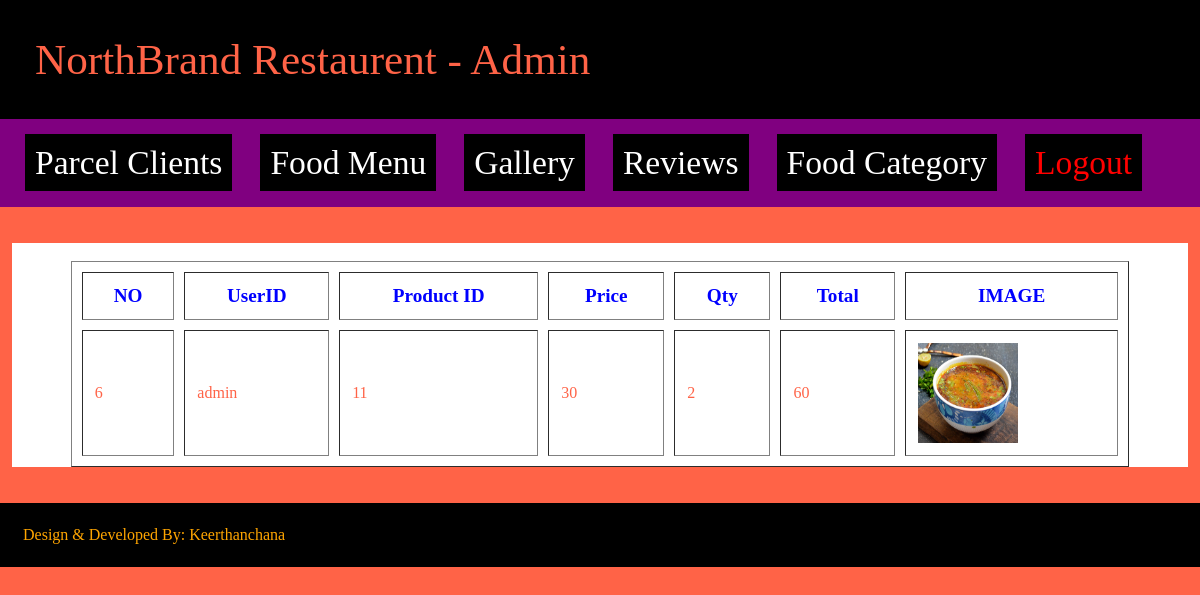
Page /admin/viewcart.php?pid=11&uid=admin (signed in) on the committed database.
### tables this page shows
CREATE TABLE `addcart` (
  `id` bigint(12) NOT NULL,
  `p_id` bigint(12) NOT NULL,
  `u_id` varchar(50) NOT NULL,
  `price` bigint(12) NOT NULL,
  `qty` bigint(12) NOT NULL,
  `total` bigint(12) NOT NULL
);

CREATE TABLE `menu` (
  `id` bigint(12) NOT NULL,
  `category` varchar(100) NOT NULL,
  `sub_cat` varchar(120) NOT NULL,
  `title` varchar(100) NOT NULL,
  `description` text NOT NULL,
  `price` bigint(6) NOT NULL,
  `image` text NOT NULL
);

### admin/viewcart.php (the view)
<?php session_start();
if(isset($_SESSION['uid']))
{
include "header.php"; ?>
<div style="background-color: white; width: 98%; margin: 0 auto; ">
	<br>
	<?php	include "connect.php";
	$pid = $_GET['pid'];
	$uid = $_GET['uid'];
		?>
	<table border=1 align="center" width=90% cellspacing="10" cellpadding="12">
		<tr>
			<th>NO</th>
			<th>UserID</th>
			<th>Product ID</th>
			<th>Price</th>
			<th>Qty</th>
			<th>Total</th>
			<th>IMAGE</th>
		</tr>
		<?php
		$s = mysqli_query($con,"SELECT addcart.price, addcart.p_id, addcart.qty, addcart.total,addcart.id, checkout.name, addcart.u_id, menu.image
FROM addcart
INNER JOIN checkout ON addcart.p_id=checkout.p_id INNER JOIN menu on menu.id=checkout.p_id  where addcart.u_id='$uid' and checkout.p_id='$pid'");
		while($r = mysqli_fetch_array($s))
		{
		?>
		<tr>
				<td><?php echo $r['id']; ?></td>
				<td><?php echo $r['u_id']; ?></td>
				<td><?php echo $r['p_id']; ?></td>
				<td><?php echo $r['price']; ?></td>
				<td><?php echo $r['qty']; ?></td>
				<td><?php echo $r['total']; ?></td>
				<td><img src="<?php echo $r['image']; ?>" width=100 height=100></td>
		</tr>
		<?php
			}
		?>
	</table>
</div>
<?php include "footer.php"; ?>
<?php
}
else
{
     header("location:index.php");
}
?>

### admin/style2.css (style rules this page uses)
tr { color: tomato; }
th { color: blue; font-size: 1.2em; }

### rows in the picture
addcart: id "6", u "admin", p "11", price "30", qty "2", total "60", menu.image (picture)
